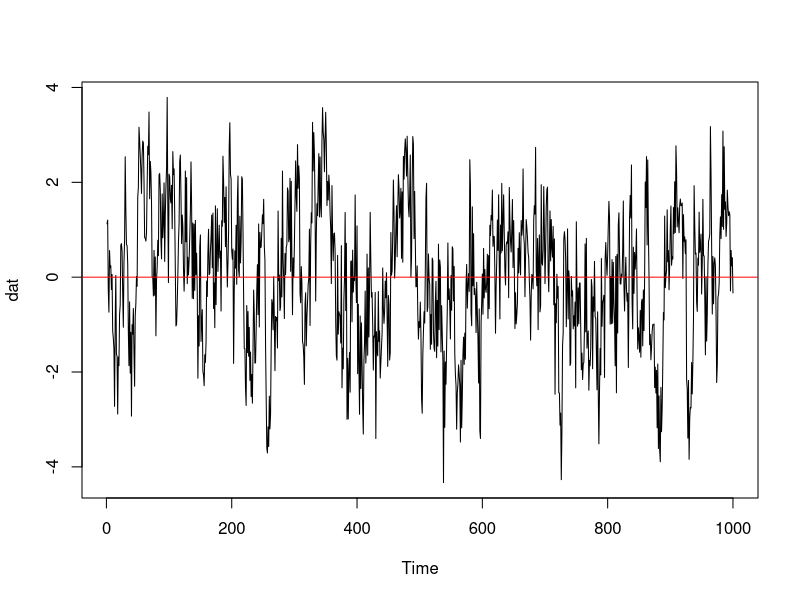
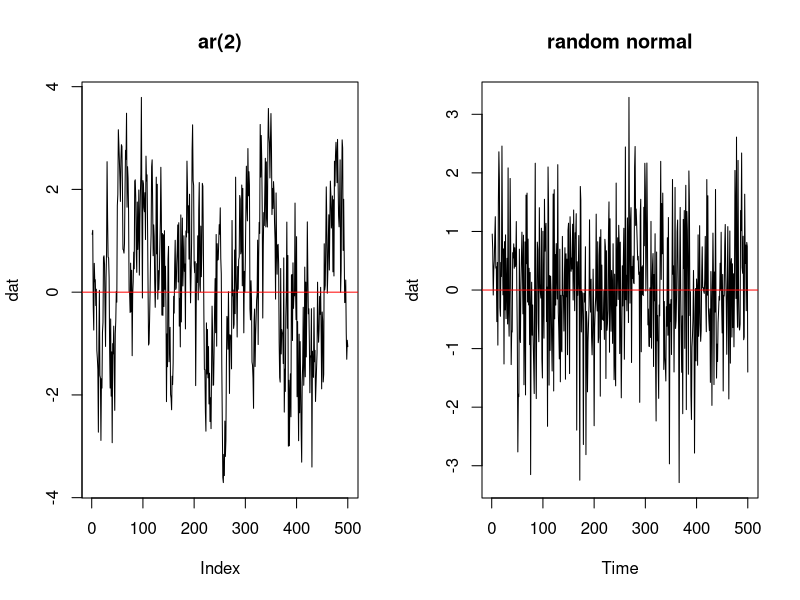
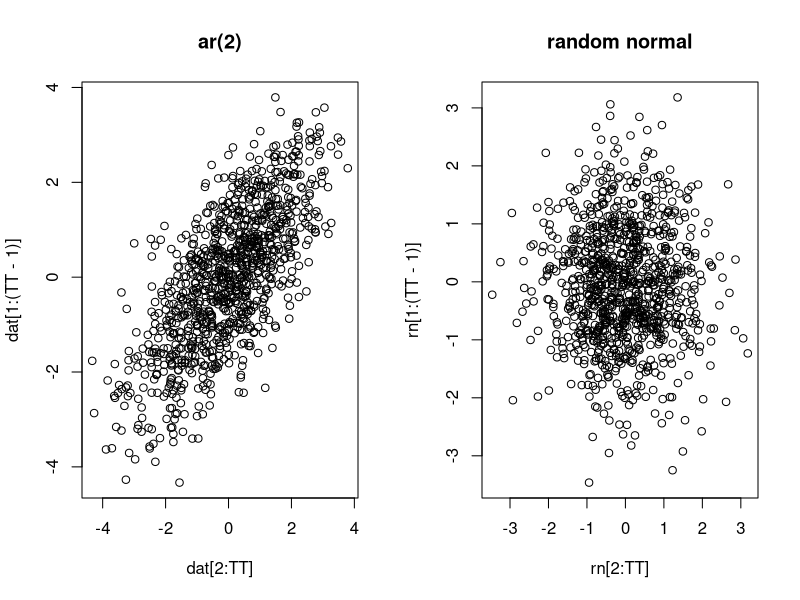
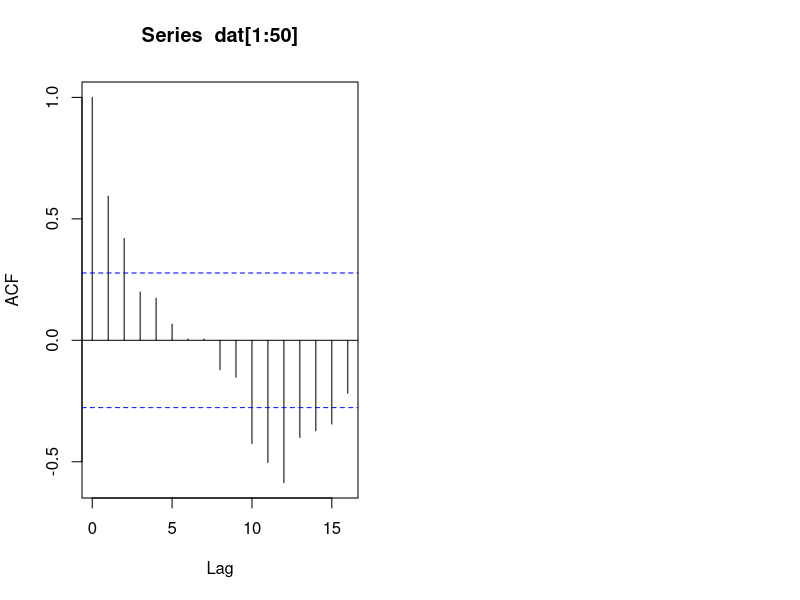
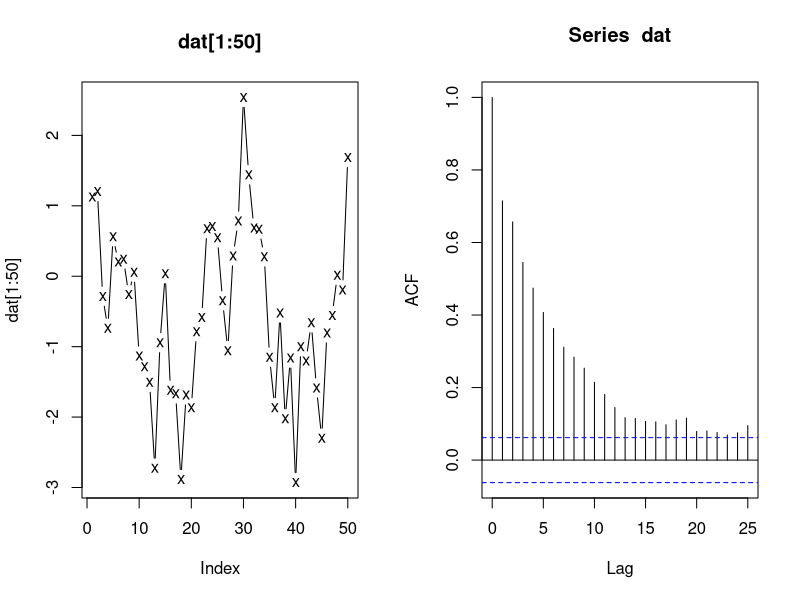
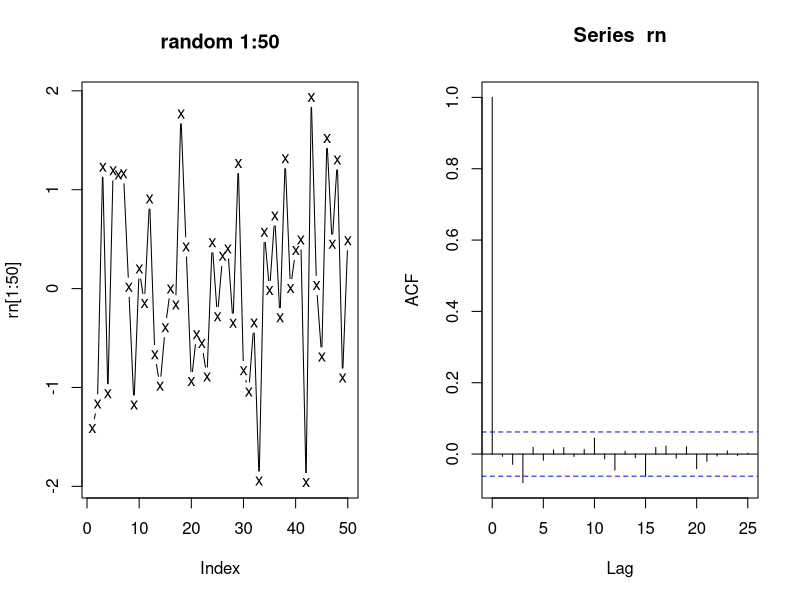
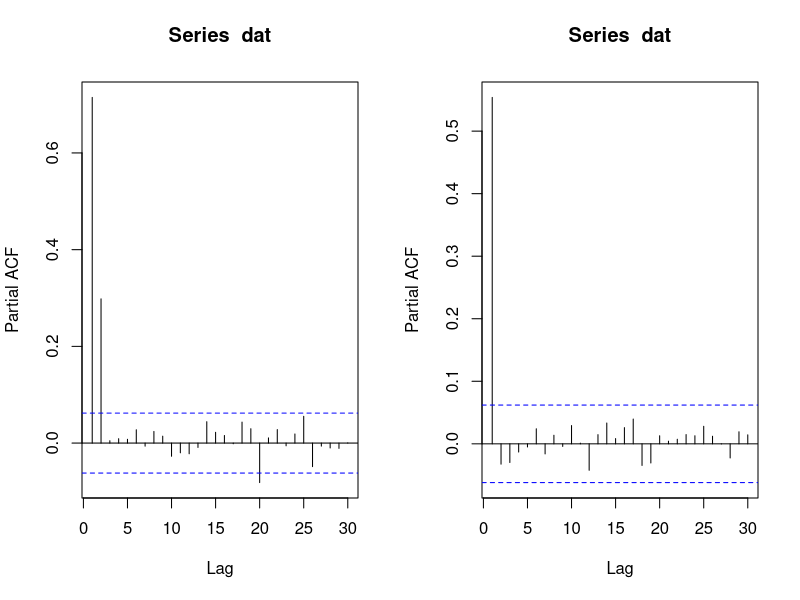

Source code (R) for these figures, in order:
## ---- chunk 1
dat = arima.sim(n=1000, model=list(ar=c(.5,.3)))
plot(dat)
abline(h=0, col="red")
## ---- chunk 2
par(mfrow=c(1,2))
plot(dat[1:500],type="l",ylab="dat")
abline(h=0, col="red")
title("ar(2)")
plot(rnorm(length(dat))[1:500],type="l",ylab="dat",xlab="Time")
abline(h=0, col="red")
title("random normal")
## ---- chunk 3
par(mfrow=c(1,2))
TT=length(dat)
plot(dat[2:TT],dat[1:(TT-1)],type="p")
title("ar(2)")
rn=rnorm(length(dat))
plot(rn[2:TT],rn[1:(TT-1)],type="p")
title("random normal")
## ---- chunk 4
acf(dat[1:50])
## ---- chunk 5
cor(dat[2:TT], dat[1:(TT-1)])
cor(dat[11:TT], dat[1:(TT-10)])
## ---- chunk 6
par(mfrow=c(1,2))
plot(dat[1:50], type="b", pch="x")
title("dat[1:50]")
acf(dat,lag.max=25)
## ---- chunk 7
rn <- rnorm(TT)
par(mfrow=c(1,2))
plot(rn[1:50], type="b", pch="x")
title("random 1:50")
acf(rn,lag.max=25)
## ---- chunk 8
pacf(dat)
## ---- chunk 9
dat <- arima.sim(TT, model=list(ar=c(.5)))
pacf(dat)
